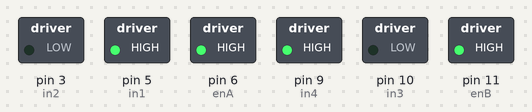
A sketch run on a simulated Arduino Uno, built with avr-gcc and run on an emulated ATmega328P. Parts: switched loads named in the sketch (green lamp = pin HIGH). At 10.0 s the program stops and its outputs stay as they are.

Above: at 0.1 s.
At 10.1 s:
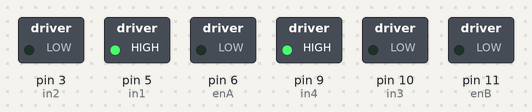
Timing chart, 0 to 11.5 s (numbered marks = the images above):
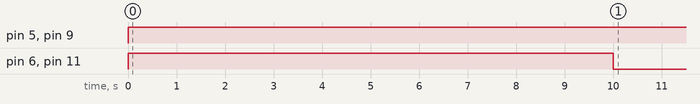

Measured:
- by itself, pin 5 (in1), pin 9 (in4): LOW → HIGH at 0.00 s
- by itself, pin 6 (enA), pin 11 (enB): LOW → HIGH at 0.00 s, → LOW 10.0 s later

The sketch:

steppermotor.ino
```cpp
int enA = 6; // Enable pin for Motor A
int in1 = 5; // Input pin 1 for Motor A (clockwise)
int in2 = 3; // Input pin 2 for Motor A

int enB = 11; // Enable pin for Motor B
int in3 = 10; // Input pin 1 for Motor B (anti-clockwise)
int in4 = 9; // Input pin 2 for Motor B

void setup() {
  // Set all the motor control pins to outputs
  pinMode(enA, OUTPUT);
  pinMode(in1, OUTPUT);
  pinMode(in2, OUTPUT);

  pinMode(enB, OUTPUT);
  pinMode(in3, OUTPUT);
  pinMode(in4, OUTPUT);
}

void loop() {
  // Rotate Motor A clockwise
  digitalWrite(in1, HIGH); // Set direction for Motor A
  digitalWrite(in2, LOW);

  analogWrite(enA, 255); // Set speed for Motor A (max speed)

  // Rotate Motor B anti-clockwise
  digitalWrite(in3, LOW); // Set direction for Motor B
  digitalWrite(in4, HIGH);

  analogWrite(enB, 255); // Set speed for Motor B (max speed)

  delay(10000); // Run both motors for 10 seconds

  // Stop both motors after running
  analogWrite(enA, 0);
  analogWrite(enB, 0);

  while(true); // Stop further execution of the loop after one operation
}
```
